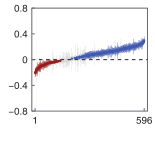

This chart was generated by the following R code:
rm(list = ls())
library(rstudioapi)
library(metafor)
library(ggplot2)
currentPath <- getSourceEditorContext()$path
charLocations <- gregexpr('/',currentPath)[[1]]
currentPath <- substring(currentPath,1,charLocations[length(charLocations)]-1)
setwd(currentPath)

##==== Function ====##
theme_custom <- function(){
  myTheme <- theme(panel.background = element_rect(fill = 'white',color = 'black',size = 0.5),
                   panel.grid = element_blank(),
                   legend.position = 'none',
                   plot.margin = margin(6,6,6,6),
                   plot.background = element_blank(),
                   axis.ticks = element_line(size = 0.3),
                   axis.ticks.length = unit(-0.15,'lines'),
                   axis.title.y = element_blank(),
                   axis.title.x = element_text(size = 7,margin = margin(2,0,0,0),face = 'bold'),
                   axis.text.y = element_text(size = 7,margin = margin(0,3,0,0),color = '#000000'),
                   axis.text.x = element_text(size = 7,margin = margin(4,0,0,0),color = '#000000'))
  return(myTheme)
}
CMYKtoRGB <- function(C,M,Y,K){
  Rc <- (1-C)*(1-K)
  Gc <- (1-M)*(1-K)
  Bc <- (1-Y)*(1-K)
  R <- as.character(as.hexmode((ceiling(Rc*255))))
  G <- as.character(as.hexmode((ceiling(Gc*255))))
  B <- as.character(as.hexmode((ceiling(Bc*255))))
  if(nchar(R) == 1){
    R <- paste0('0',R)
  }
  if(nchar(G) == 1){
    G <- paste0('0',G)
  }
  if(nchar(B) == 1){
    B <- paste0('0',B)
  }
  RGBColor <- paste0('#',R,G,B)
  return(RGBColor)
}
##==== Function ====##

load('Data_DBH.R')

##==== Part 1: Prepare data ====##
dataMatrix <- dataMatrix[,c('Com_yi','Com_vi')]
dataMatrix <- dataMatrix[order(dataMatrix$Com_yi),]
dataMatrix$Com_vi <- sqrt(dataMatrix$Com_vi)
selectIDs <- which((dataMatrix$Com_yi <= quantile(dataMatrix$Com_yi,0.98))&(dataMatrix$Com_yi >= quantile(dataMatrix$Com_yi,0.02))&(dataMatrix$Com_vi < 0.4))
figData <- data.frame(Sample = seq(1,length(selectIDs)),Mean = dataMatrix$Com_yi[selectIDs],SD = dataMatrix$Com_vi[selectIDs])
extraFigData <- data.frame()
for(i in seq(1,nrow(figData))){
  if((figData[i,'Mean']+qnorm(0.975)*figData[i,'SD']) < 0){
    tempData <- figData[i,]
    tempData$Color <- CMYKtoRGB(0.1,0.91,0.91,0.35)
    extraFigData <- rbind(extraFigData,tempData)
  }
  if((figData[i,'Mean']-qnorm(0.975)*figData[i,'SD']) > 0){
    tempData <- figData[i,]
    tempData$Color <- CMYKtoRGB(0.84,0.67,0,0)
    extraFigData <- rbind(extraFigData,tempData)
  }
}
##==== Part 1: Prepare data ====##

##==== Part 2: Draw ====##
# Draw
fig_S10h <- ggplot()+
  geom_errorbar(data = figData,mapping = aes(x = Sample,ymin = Mean - qnorm(0.975)*SD,ymax = Mean + qnorm(0.975)*SD),
                color = '#C8C8C8',size = 0.1,width = 0)+
  geom_errorbar(data = extraFigData,mapping = aes(x = Sample,ymin = Mean - qnorm(0.975)*SD,ymax = Mean + qnorm(0.975)*SD),
                color = extraFigData$Color,size = 0.1,width = 0)+
  geom_point(data = extraFigData,mapping = aes(x = Sample,y = Mean),color = extraFigData$Color,size = 0.1)+
  geom_hline(yintercept = 0,linetype = 'dashed',color = '#000000',size = 0.3)+
  # axis
  scale_x_continuous(limits = c(1,nrow(figData)),breaks = c(1,nrow(figData)),labels = c('1',as.character(nrow(dataMatrix))),expand = c(0.03,0.03))+
  scale_y_continuous(limits = c(-0.8,0.8),breaks = seq(-0.8,0.8,0.4),labels = c('-0.8','-0.4','0','0.4','0.8'),expand = c(0,0))+
  theme_custom()
outputFileName <- paste0(currentPath,'/fig_S10h.pdf')
pdf(file = outputFileName,width = 1.55,height = 1.46,colormodel = 'cmyk')
print(fig_S10h)
dev.off()
# Insert
fig_S10h_Insert <- ggplot()+
  geom_histogram(data = figData,mapping = aes(x = Mean),binwidth = 0.02,fill = CMYKtoRGB(0.82,0.20,0.93,0.24))+
  geom_vline(xintercept = 0,size = 0.2,color = '#000000',linetype = 'dashed')+
  scale_x_continuous(limits = c(-0.3,0.3),breaks = seq(-0.2,0.2,0.2),labels = c('-0.2','0','0.2'),expand = c(0,0))+
  scale_y_continuous(limits = c(0,50),breaks = seq(0,40,20))+
  theme_custom()+
  theme(plot.margin = margin(2,2,2,2),
        axis.ticks.length = unit(-0.1,'lines'),
        axis.title.x = element_blank(),
        axis.title.y = element_blank(),
        axis.text.x = element_text(size = 6,margin = margin(2,0,0,0),color = '#000000'),
        axis.text.y = element_text(size = 6,margin = margin(0,2,0,0),color = '#000000'))
outputFileName <- paste0(currentPath,'/fig_S10h_Insert.pdf')
pdf(file = outputFileName,width = 0.56,height = 0.52,colormodel = 'cmyk')
print(fig_S10h_Insert)
dev.off()
##==== Part 2: Draw ====##
